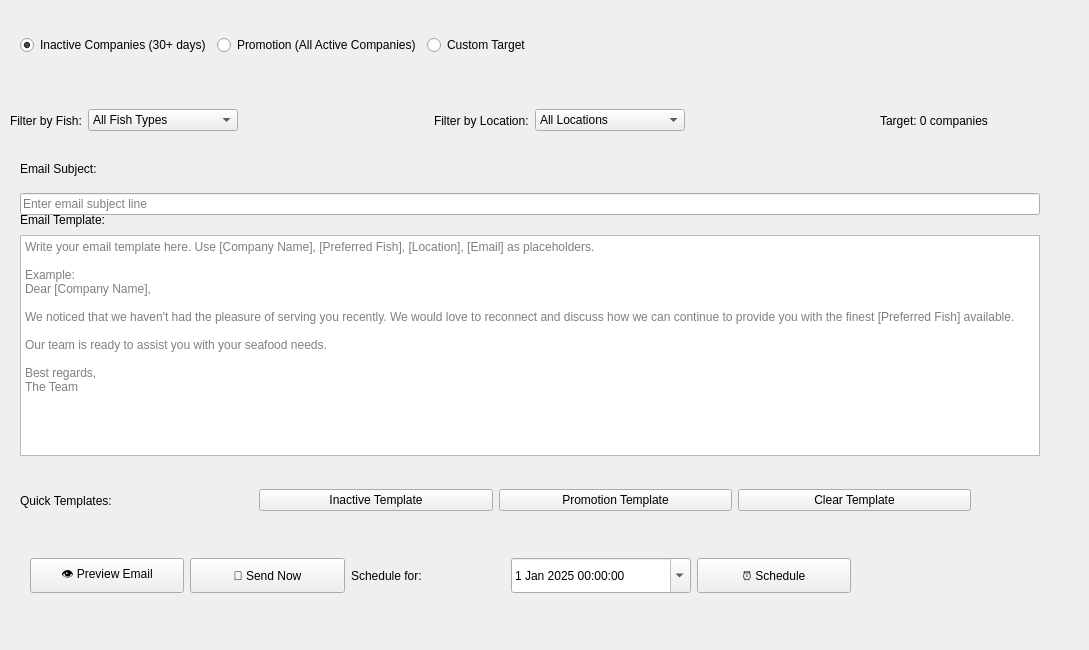
       <widget class="QWidget" name="tabWidget_targetPage1">
        <attribute name="title">
         <string>Emails</string>
        </attribute>
        <widget class="QWidget" name="horizontalLayoutWidget_3">
         <property name="geometry">
          <rect>
           <x>20</x>
           <y>30</y>
           <width>1060</width>
           <height>31</height>
          </rect>
         </property>
         <layout class="QHBoxLayout" name="horizontalLayout_target_2">
          <item>
           <widget class="QRadioButton" name="radio_inactive_2">
            <property name="text">
             <string>Inactive Companies (30+ days)</string>
            </property>
            <property name="checked">
             <bool>true</bool>
            </property>
           </widget>
          </item>
          <item>
           <widget class="QRadioButton" name="radio_promotion_2">
            <property name="text">
             <string>Promotion (All Active Companies)</string>
            </property>
           </widget>
          </item>
          <item>
           <widget class="QRadioButton" name="radio_custom_2">
            <property name="text">
             <string>Custom Target</string>
            </property>
           </widget>
          </item>
          <item>
           <spacer name="horizontalSpacer_4">
            <property name="orientation">
             <enum>Qt::Orientation::Horizontal</enum>
            </property>
            <property name="sizeHint" stdset="0">
             <size>
              <width>40</width>
              <height>20</height>
             </size>
            </property>
           </spacer>
          </item>
         </layout>
        </widget>
        <widget class="QWidget" name="widget_filters_2" native="true">
         <property name="geometry">
          <rect>
           <x>10</x>
           <y>90</y>
           <width>1041</width>
           <height>551</height>
          </rect>
         </property>
         <widget class="QWidget" name="horizontalLayoutWidget_4">
          <property name="geometry">
           <rect>
            <x>0</x>
            <y>10</y>
            <width>1020</width>
            <height>41</height>
           </rect>
          </property>
          <layout class="QHBoxLayout" name="horizontalLayout_filters_2">
           <item>
            <widget class="QLabel" name="label_filter_fish_2">
             <property name="text">
              <string>Filter by Fish:</string>
             </property>
            </widget>
           </item>
           <item>
            <widget class="QComboBox" name="filter_fish_2">
             <property name="minimumSize">
              <size>
               <width>150</width>
               <height>0</height>
              </size>
             </property>
             <item>
              <property name="text">
               <string>All Fish Types</string>
              </property>
             </item>
             <item>
              <property name="text">
               <string>Sardina</string>
              </property>
             </item>
             <item>
              <property name="text">
               <string>Choro</string>
              </property>
             </item>
             <item>
              <property name="text">
               <string>Tuna</string>
              </property>
             </item>
             <item>
              <property name="text">
               <string>Other</string>
              </property>
             </item>
            </widget>
           </item>
           <item>
            <spacer name="horizontalSpacer_5">
             <property name="orientation">
              <enum>Qt::Orientation::Horizontal</enum>
             </property>
             <property name="sizeHint" stdset="0">
              <size>
               <width>40</width>
               <height>20</height>
              </size>
             </property>
            </spacer>
           </item>
           <item>
            <widget class="QLabel" name="label_filter_location_2">
             <property name="text">
              <string>Filter by Location:</string>
             </property>
            </widget>
           </item>
           <item>
            <widget class="QComboBox" name="filter_location_2">
             <property name="minimumSize">
              <size>
               <width>150</width>
               <height>0</height>
              </size>
             </property>
             <item>
              <property name="text">
               <string>All Locations</string>
              </property>
             </item>
             <item>
              <property name="text">
               <string>Tunis</string>
              </property>
             </item>
             <item>
              <property name="text">
               <string>Sousse</string>
              </property>
             </item>
             <item>
              <property name="text">
               <string>Bizerte</string>
              </property>
             </item>
             <item>
              <property name="text">
               <string>Sfax</string>
              </property>
             </item>
             <item>
              <property name="text">
               <string>Gabes</string>
              </property>
             </item>
            </widget>
           </item>
           <item>
            <spacer name="horizontalSpacer_6">
             <property name="orientation">
              <enum>Qt::Orientation::Horizontal</enum>
             </property>
             <property name="sizeHint" stdset="0">
              <size>
               <width>40</width>
               <height>20</height>
              </size>
             </property>
            </spacer>
           </item>
           <item>
            <widget class="QLabel" name="label_target_count_2">
             <property name="minimumSize">
              <size>
               <width>150</width>
               <height>0</height>
              </size>
             </property>
             <property name="text">
              <string>Target: 0 companies</string>
             </property>
            </widget>
           </item>
          </layout>
         </widget>
         <widget class="QWidget" name="layoutWidget_subject_2">
          <property name="geometry">
           <rect>
            <x>10</x>
            <y>60</y>
            <width>1020</width>
            <height>65</height>
           </rect>
          </property>
          <layout class="QVBoxLayout" name="verticalLayout_subject_2">
           <item>
            <widget class="QLabel" name="label_subject_2">
             <property name="text">
              <string>Email Subject:</string>
             </property>
            </widget>
           </item>
           <item>
            <widget class="QLineEdit" name="input_subject_2">
             <property name="placeholderText">
              <string>Enter email subject line</string>
             </property>
            </widget>
           </item>
          </layout>
         </widget>
         <widget class="QLabel" name="label_template_2">
          <property name="geometry">
           <rect>
            <x>10</x>
            <y>120</y>
            <width>200</width>
            <height>20</height>
           </rect>
          </property>
          <property name="text">
           <string>Email Template:</string>
          </property>
         </widget>
         <widget class="QTextEdit" name="email_template_2">
          <property name="geometry">
           <rect>
            <x>10</x>
            <y>145</y>
            <width>1020</width>
            <height>221</height>
           </rect>
          </property>
          <property name="placeholderText">
           <string>Write your email template here. Use [Company Name], [Preferred Fish], [Location], [Email] as placeholders.

Example:
Dear [Company Name],

We noticed that we haven't had the pleasure of serving you recently. We would love to reconnect and discuss how we can continue to provide you with the finest [Preferred Fish] available.

Our team is ready to assist you with your seafood needs.

Best regards,
The Team</string>
          </property>
         </widget>
         <widget class="QWidget" name="horizontalLayoutWidget_presets_2">
          <property name="geometry">
           <rect>
            <x>10</x>
            <y>375</y>
            <width>951</width>
            <height>71</height>
           </rect>
          </property>
          <layout class="QHBoxLayout" name="horizontalLayout_presets_2">
           <item>
            <widget class="QLabel" name="label_presets_2">
             <property name="text">
              <string>Quick Templates:</string>
             </property>
            </widget>
           </item>
           <item>
            <widget class="QPushButton" name="btn_template_inactive_2">
             <property name="text">
              <string>Inactive Template</string>
             </property>
            </widget>
           </item>
           <item>
            <widget class="QPushButton" name="btn_template_promo_2">
             <property name="text">
              <string>Promotion Template</string>
             </property>
            </widget>
           </item>
           <item>
            <widget class="QPushButton" name="btn_template_clear_2">
             <property name="text">
              <string>Clear Template</string>
             </property>
            </widget>
           </item>
          </layout>
         </widget>
         <widget class="QWidget" name="horizontalLayoutWidget_actions_2">
          <property name="geometry">
           <rect>
            <x>20</x>
            <y>460</y>
            <width>821</width>
            <height>51</height>
           </rect>
          </property>
          <layout class="QHBoxLayout" name="layout_buttons_2">
           <item>
            <widget class="QPushButton" name="btn_preview_2">
             <property name="minimumSize">
              <size>
               <width>150</width>
               <height>35</height>
              </size>
             </property>
             <property name="text">
              <string>👁️ Preview Email</string>
             </property>
            </widget>
           </item>
           <item>
            <widget class="QPushButton" name="btn_send_now_2">
             <property name="minimumSize">
              <size>
               <width>150</width>
               <height>35</height>
              </size>
             </property>
             <property name="text">
              <string>📧 Send Now</string>
             </property>
            </widget>
           </item>
           <item>
            <widget class="QLabel" name="label_schedule_2">
             <property name="text">
              <string>Schedule for:</string>
             </property>
            </widget>
           </item>
           <item>
            <widget class="QDateTimeEdit" name="schedule_date_2">
             <property name="minimumSize">
              <size>
               <width>180</width>
               <height>35</height>
              </size>
             </property>
             <property name="dateTime">
              <datetime>
               <hour>0</hour>
               <minute>0</minute>
               <second>0</second>
               <year>2025</year>
               <month>1</month>
               <day>1</day>
              </datetime>
             </property>
             <property name="date">
              <date>
               <year>2025</year>
               <month>1</month>
               <day>1</day>
              </date>
             </property>
             <property name="calendarPopup">
              <bool>true</bool>
             </property>
            </widget>
           </item>
           <item>
            <widget class="QPushButton" name="btn_schedule_2">
             <property name="minimumSize">
              <size>
               <width>120</width>
               <height>35</height>
              </size>
             </property>
             <property name="text">
              <string>⏰ Schedule</string>
             </property>
            </widget>
           </item>
          </layout>
         </widget>
        </widget>
       </widget>
